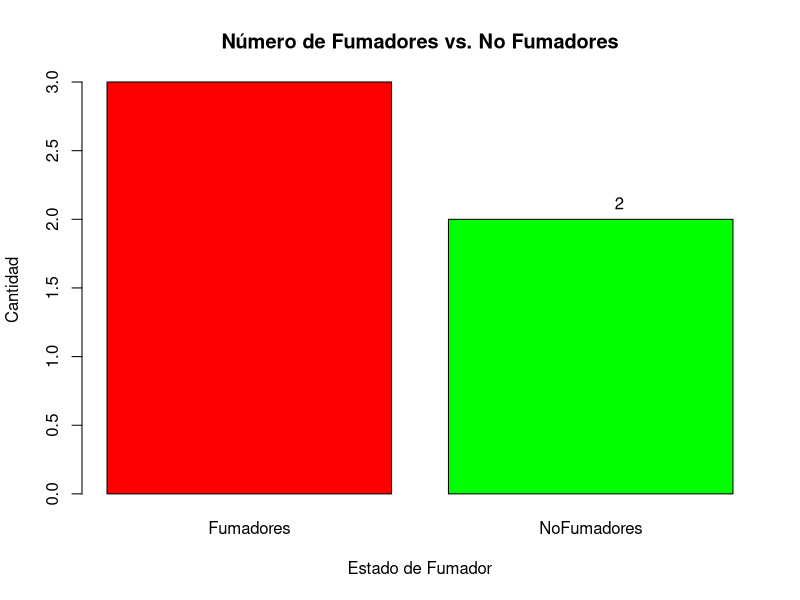

Here is the R script that generated this plot:
# Ejemplo de un dataframe de datos
datos <- data.frame(
  Nombre = c("Persona1", "Persona2", "Persona3", "Persona4", "Persona5"),
  Edad = c(25, 30, 22, 40, 35),
  Genero = c("Hombre", "Mujer", "Hombre", "Hombre", "Mujer"),
  Fuma = c(1, 0, 1, 0, 1)
)

# Contar cuántos sujetos son fumadores
fumadores <- sum(datos$Fuma == 1)

# Mostrar el resultado
cat("Número de fumadores:", fumadores, "\n")

# Calcular el número de fumadores y no fumadores
num_fumadores <- sum(datos$Fuma == 1)
num_no_fumadores <- sum(datos$Fuma == 0)

# Crear un vector con los datos
num_personas <- c(Fumadores = num_fumadores, NoFumadores = num_no_fumadores)

# Crear un gráfico de barras
barplot(num_personas, main="Número de Fumadores vs. No Fumadores", xlab="Estado de Fumador", ylab="Cantidad", col=c("red", "green"))

# Agregar etiquetas a las barras
text(1:2, num_personas, labels=num_personas, pos=3)